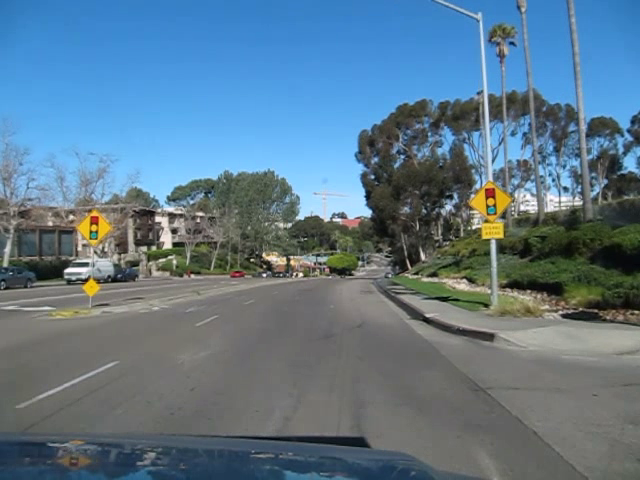
#> input picture color_recognition/example.png, 640 x 480 px
$ python seg3.py   (older library calls are emulated)
#> lines starting #> are read from the running program, lines starting #| are printed output that depends on the picture; after the words box and inside, x2 and y2 are one past the last pixel; in counts of white or black regions, pixels touching at a corner belong together
import numpy as np
import cv2

image = cv2.imread("example.png")
#> image is the input picture: shape (480, 640, 3); mean B, G, R 138.6, 120.6, 94.1
hsv = cv2.cvtColor(image, cv2.COLOR_BGR2HSV)
#> hsv: shape (480, 640, 3); mean H, S, V 68.8, 79.9, 144.8
hsv[:,:,1] = cv2.equalizeHist(hsv[:,:,1])
#> hsv: shape (480, 640, 3); mean H, S, V 68.8, 124.7, 144.8

h, s, v = cv2.split(hsv)
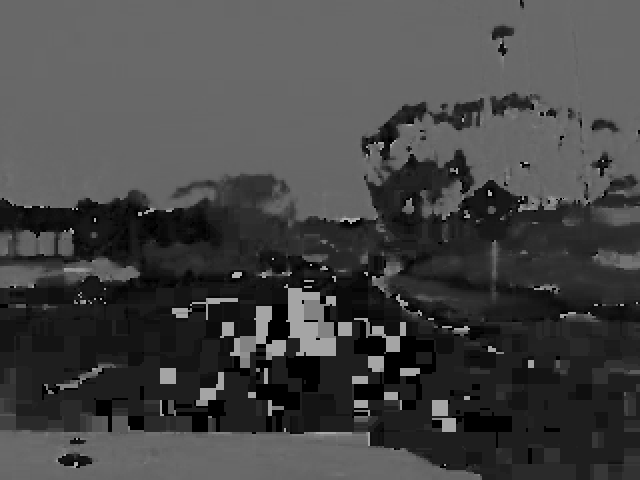
#> h: shape (480, 640); min 0, max 179, mean 68.8
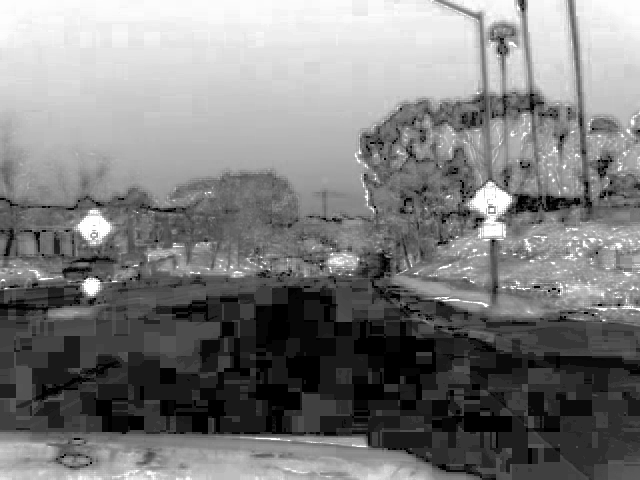
#> s: shape (480, 640); min 0, max 255, mean 124.7
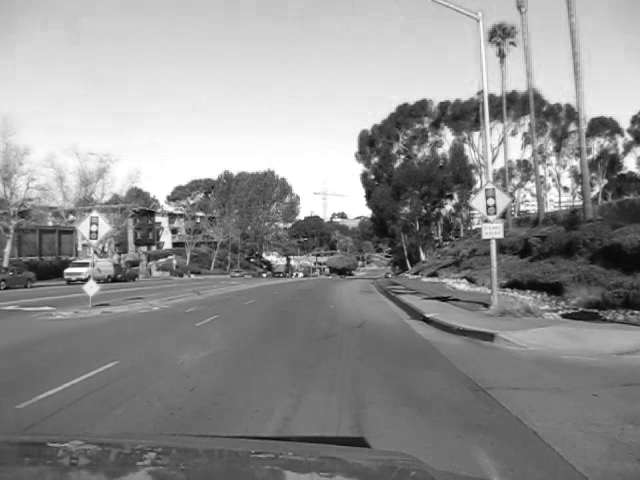
#> v: shape (480, 640); min 4, max 255, mean 144.8

mask = cv2.inRange(h, 20, 38)
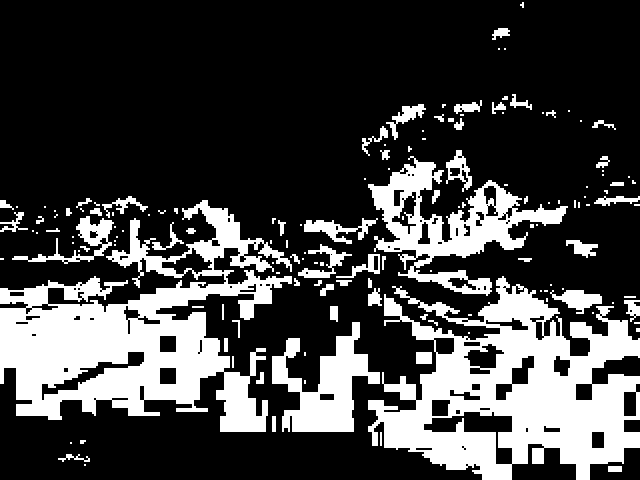
#> mask: shape (480, 640); 26.5% white; 148 white regions (80 under 20 px), largest, box (x1, y1, x2, y2) and area: (0, 200, 292, 432) 29314, (368, 276, 640, 480) 28494, (368, 156, 568, 296) 8821
out = cv2.bitwise_and(image, image, mask=mask)
blur = cv2.blur(out, (5, 5), 0)
imgray = cv2.cvtColor(blur, cv2.COLOR_BGR2GRAY)
ret, thresh = cv2.threshold(imgray, 0, 255, cv2.THRESH_OTSU)
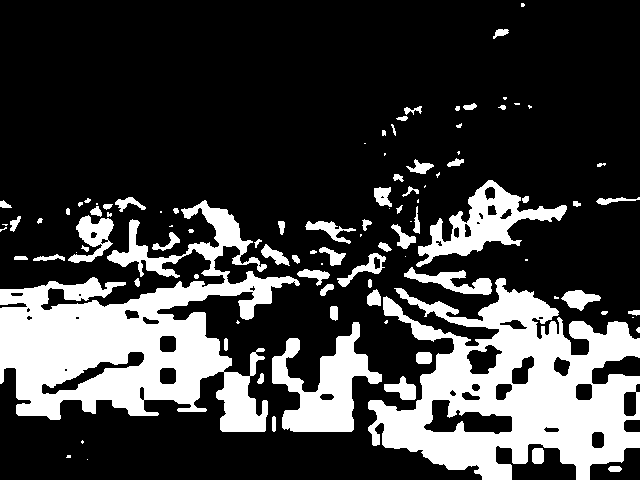
#> thresh: shape (480, 640); 24.8% white; 100 white regions (34 under 20 px)
#> ret = 54

cv2.imshow("images", np.hstack([image, out]))
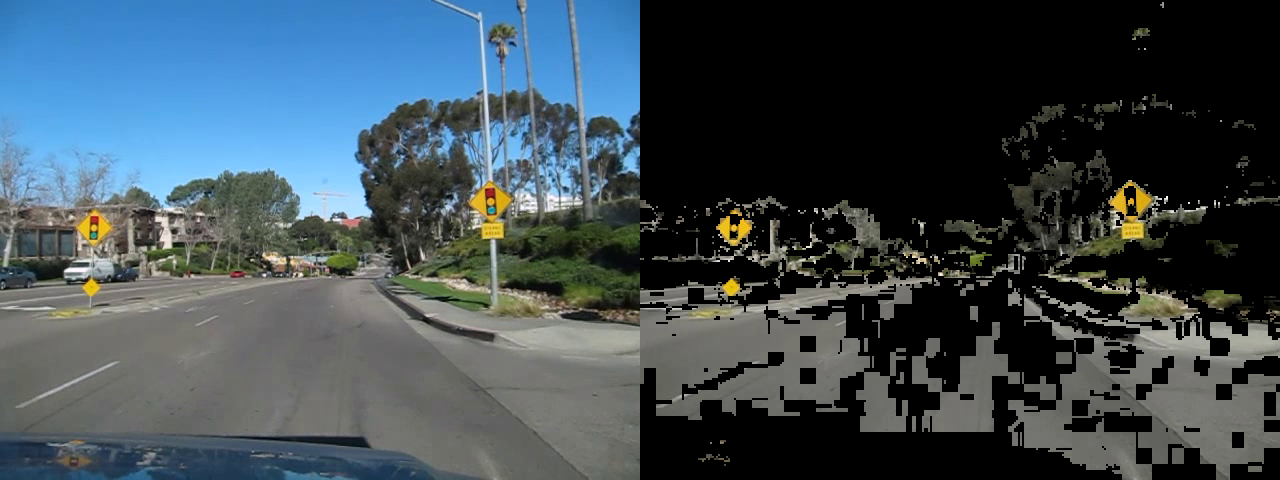
#> window 'images': shape (480, 1280, 3); mean B, G, R 82.7, 75.2, 62.1
cv2.imshow("thresh", thresh)
cv2.imshow("out", out)
cv2.imshow("blur", blur)
cv2.waitKey(0)

heir, contours, _ = cv2.findContours(thresh, cv2.RETR_EXTERNAL, cv2.CHAIN_APPROX_SIMPLE)
#> contours = 100 contours, 49 with area under 20; largest, box (x1, y1, x2, y2) and area: (368, 278, 640, 480) 31547, (0, 200, 300, 432) 29544, (272, 322, 382, 432) 5259, (416, 180, 567, 267) 4274, (68, 215, 114, 263) 980

for cnt in contours:
    area = cv2.contourArea(cnt)
    # print(area)

    if int(area) > 0:
        epsilon = 0.0000000001 * cv2.arcLength(cnt, True)
        approx = cv2.approxPolyDP(cnt, epsilon, True)
        cv2.drawContours(image, [approx], -1, (255, 0, 0), 3)

        if area > 175 and area < 2200:
            x, y, w, h = cv2.boundingRect(cnt)
            cv2.rectangle(image, (x, y), (x + w, y + h), (0, 255, 0), 2)
#> this loop made 100 passes
#> (area, epsilon, x, y, w, h) on passes 7, 20, 27, 28, 35, 38, 40, 48, 51, 56, 76: (372.5, 9.8e-09, 384, 376, 32, 24), (417.5, 9.87e-09, 561, 290, 40, 21), (217, 9.04e-09, 297, 269, 33, 17), (867, 2.71e-08, 404, 267, 88, 28), (426, 1.52e-08, 337, 253, 49, 34), (188.5, 7.97e-09, 319, 247, 27, 19), (235.5, 8.72e-09, 261, 244, 29, 22), (210, 8.84e-09, 391, 224, 25, 25), (346, 1.72e-08, 305, 221, 51, 23), (980, 2.25e-08, 68, 215, 46, 48), (224.5, 7.29e-09, 374, 187, 18, 20)
#> (area, epsilon) on passes 1, 4, 6, 8, 9, 10: (57, 3.13e-09), (157.5, 4.79e-09), (43, 3.37e-09), (39, 2.73e-09), (157, 4.73e-09), (34, 2.77e-09)
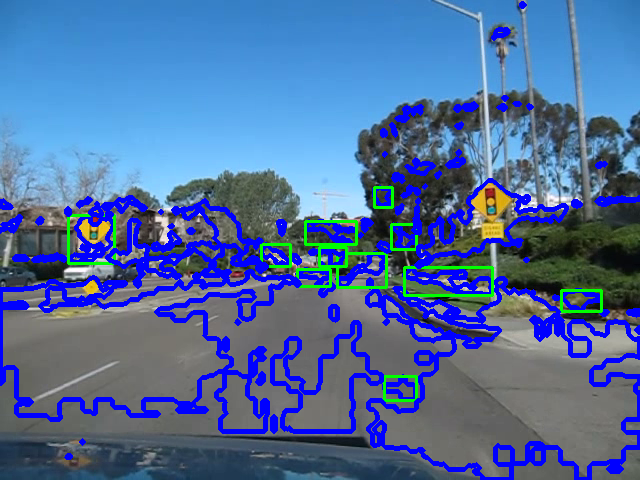
#> image: shape (480, 640, 3); 13.84% of pixels changed, all inside (x1, y1, x2, y2) = (0, 1, 640, 480)
            # potential_signs.append(np.array([x, y, w, h]))
            # potential_signs.append(copy[y:(y + h + 20), x:(x + w + 20)])
cv2.imshow("potential_signs", image)
cv2.waitKey(0)
